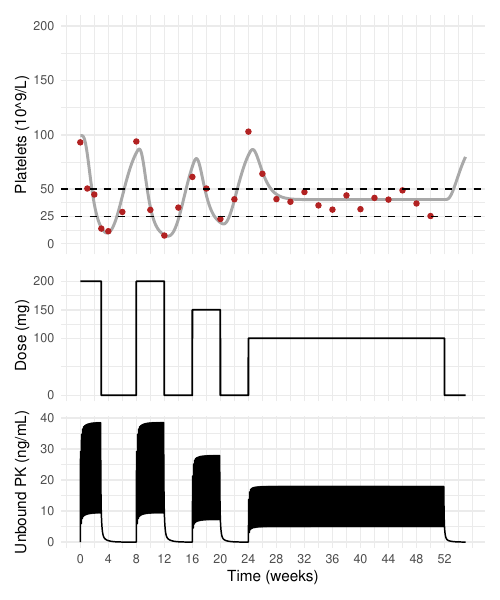

Write the R code that produced this figure.
library(mrgsolve)
library(dplyr)
library(patchwork)
library(ggplot2)

theme_set(theme_minimal())
options(pillar.width = Inf)

mod <- mread("model/platelet.mod")

mod <- param(mod, ADJUST  = 1, BMAX = 100, UNTIL = 168*52)
mod <- update(mod, outvars = outvars(mod)$capture)
mod <- update(mod, end = 168*55, delta = 1)

data <- expand.ev(ID = seq(300), amt = 0, evid = 2)

set.seed(10203)
out <- mrgsim(mod, data = data, obsonly = TRUE)

sims <- filter(out, max(epoch)==3, .by = ID)
sims <- filter(sims, ID==nth(unique(ID), 8))

sims <- mutate(sims, WEEK = time / 168)
vis <- filter(sims, visit==1)

wk <- seq(0,52,4)

p1 <- 
  ggplot(sims) + 
  geom_line(aes(WEEK, PLATELET), color = "darkgrey", lwd = 1) + 
  geom_point(data = vis, aes(WEEK, Y), color = "firebrick") + 
  geom_hline(yintercept = c(25,50), lty = 2, lwd = 0.6) + 
  scale_y_continuous(limits = c(0, 200), breaks = c(25, seq(0,500,50))) +
  scale_x_continuous(breaks = wk) + 
  labs(x = "Time (weeks)", y = "Platelets (10^9/L)") 

p2 <- 
  ggplot(sims) + 
  geom_line(aes(WEEK, current_dose), lwd=0.6) + 
  scale_y_continuous(breaks = c(0, 100, 150 ,200), limits = c(0,210)) +
  scale_x_continuous(breaks = wk) + 
  labs(y = "Dose (mg)", x = "Time (weeks)")

p3 <- 
  ggplot(sims) + 
  geom_line(aes(WEEK, UNBOUND)) +
  scale_x_continuous(breaks = wk) +
  labs(y = "Unbound PK (ng/mL)", x = "Time (weeks)")


p <- (p1 / p2 / p3) + plot_layout(axes="collect", heights = c(2,1.1,1.1)); p

ggsave("platelets-adjust.pdf", width = 5, height = 6, scale = 1)


pp <- (p2 / p1) + plot_layout(axes = "collect", heights = c(2,3)); pp
ggsave(
  "platelets-adjust-wide.png", 
  pp,  
  width = 1920, height = 1080, 
  units = "px", bg = "white"
)
